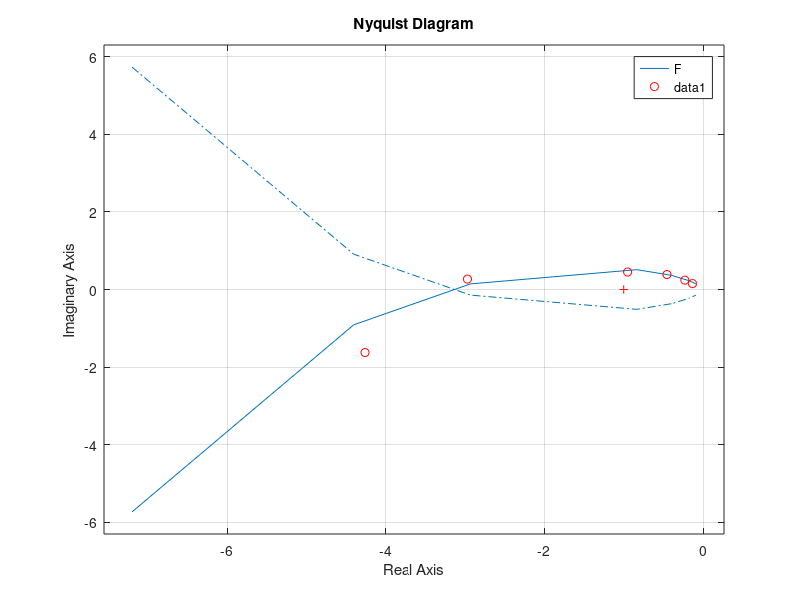
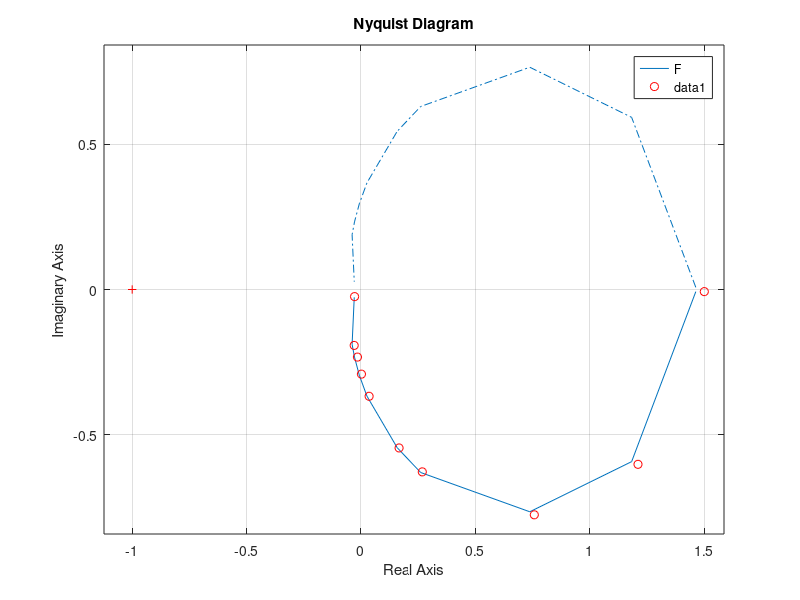

MATLAB code for these plots, in order:
%%%%% 
% MOZE BYT NA SKUSKE musime aj graf vykreslit
clc
clear
close all
load dataCV11/cv11dat1.mat

s = tf('s');
m = 0; %rad citatela
n = 3; %rad menovatela
N = 7; %pocet merani

for j = 1:N
    x_1(j) = w(j)*(r(j)+i(j));
    x_2(j) = w(j)^2*(r(j)-i(j));
    x_3(j) = w(j)^3*(r(j)+i(j));
end
H = [ones(7,1),x_1',x_2'];
y = x_3';
theta_hat = inv(H'*H)*H'*y;

F = theta_hat(1)/(theta_hat(2)*s + theta_hat(3)*s^2 +s^3);

nyquist(F,w)
hold on 
plot(r,i,"ro");

clear
load dataCV11/cv11dat2.mat
s = tf('s');
m = 0; %rad citatela
n = 2; %rad menovatela
N = 10; %pocet merani
%TREBA davat pozor na transpoziciu re+im lebo po transponovani vznikne
%re-im
for j = 1:N 
    y(j,1) = R(j)+I(j)*i;
    H(j,:) = [-i*w(j)*(R(j)+i*I(j)), -(i*w(j))^2*(R(j)+i*I(j)), 1];
end

theta_hat = (inv(real(H'*H)))*(real(H'*y));

F = theta_hat(3)/(theta_hat(2)*s^2 + theta_hat(1)*s + 1);

figure
nyquist(F,w)
hold on 
plot(R,I,"ro");